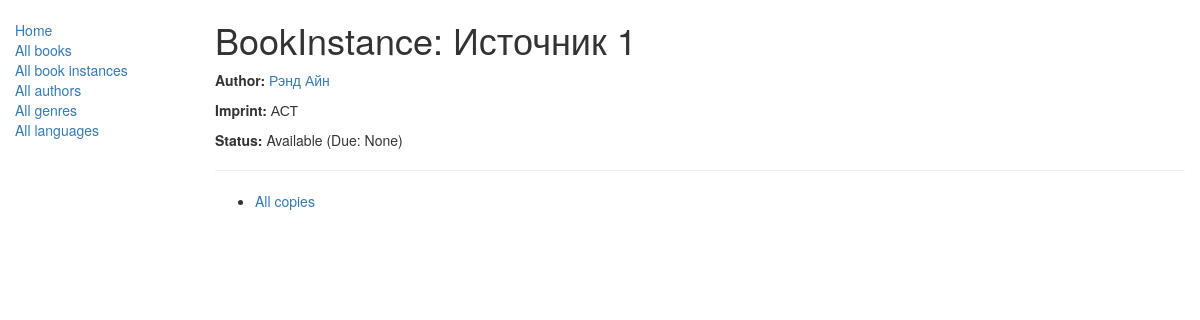
The page /catalog/bookinstance/ec4b87b1-f8a8-4260-b667-6806face69d2 on the database as committed earlier.
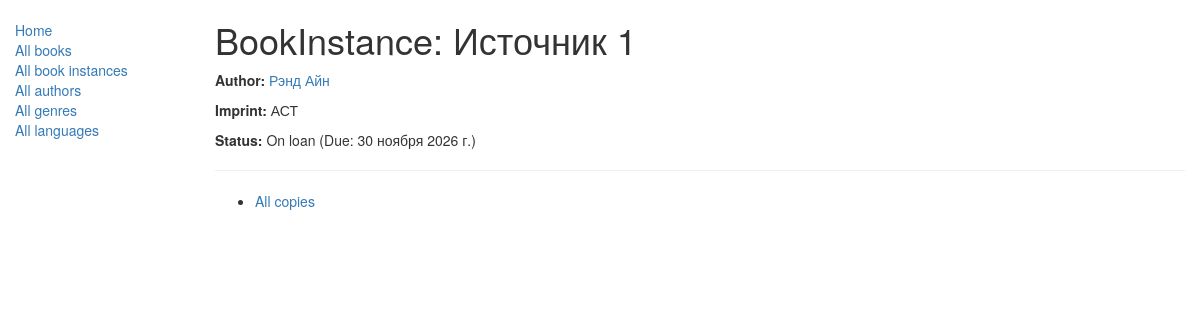
The same page on the database as committed later.
### catalog/models.py (models this page shows, shortened)
class BookInstance(models.Model):
    id = models.UUIDField(primary_key=True, default=uuid.uuid4, help_text="Уникальный идентификатор для конкретной книги.")
    book = models.ForeignKey('Book', on_delete=models.SET_NULL, null=True)
    imprint = models.CharField(max_length=200)
    due_back = models.DateField(null=True, blank=True)
    borrower = models.ForeignKey(settings.AUTH_USER_MODEL, on_delete=models.SET_NULL, null=True, blank=True)
    LOAN_STATUS = (
        ('m', 'Maintenance'),
        ('o', 'On loan'),
        ('a', 'Available'),
        ('r', 'Reserved'),
    )
    status = models.CharField(max_length=1, choices=LOAN_STATUS, blank=True, default='m', help_text="Наличие книги.")
    class Meta:
        ordering = ('due_back',)
        permissions = (("can_mark_returned", "Set book as returned"),)

class Book(models.Model):
    title = models.CharField(max_length=200)
    author = models.ForeignKey('Author', on_delete=models.SET_NULL, null=True)
    summary = models.TextField(max_length=1000, help_text='Добавьте описание для книги.')
    isbn = models.CharField('ISBN', max_length=13, help_text="13 Персонажей <a href='https://www.isbn-international.org/content/what-isbn'>ISBN</a>")
    genre = models.ManyToManyField('Genre', help_text="Выберите жанр для книги.")
    language = models.ForeignKey('Language', on_delete=models.SET_NULL, null=True)
    class Meta:
        ordering = ['title','author']
    def get_absolute_url(self):
        return reverse("book-detail", args=[str(self.id)])
    def display_genre(self):
        return ", ".join([genre.name for genre in self.genre.all()[:3] ])
    display_genre.short_description = 'Genre'

class Author(models.Model):
    first_name = models.CharField(max_length=100)
    last_name = models.CharField(max_length=100)
    date_of_birth = models.DateField(null=True, blank=True)
    date_of_death = models.DateField('Died', null=True, blank=True)
    def get_absolute_url(self):
        return reverse('author-detail', args=[str(self.id)])
    def __str__(self):
        return '%s %s' % (self.last_name, self.first_name)
    class Meta:
        ordering = ['last_name',]

### catalog/views.py (the view)
# urls.py: path('bookinstance/<uuid:pk>', views.BookInstanceDetailView.as_view(),
class BookInstanceDetailView(generic.DetailView):
    model = BookInstance

### catalog/templates/catalog/bookinstance_detail.html (shortened to what this page needs)
{% extends "base_generic.html" %}
{% block content %}
<h1>BookInstance: {{ bookinstance.book.title }}</h1>
<p><strong>Author:</strong> <a href="{{ bookinstance.book.author.get_absolute_url }}">{{ bookinstance.book.author }}</a></p>
<p><strong>Imprint:</strong> {{ bookinstance.imprint }}</p>
<p><strong>Status:</strong> {{ bookinstance.get_status_display }} {% if bookinstance.status != bookinstance.LoanStatus.AVAILABLE %} (Due: {{bookinstance.due_back}}){% endif %}</p>
<hr>
<ul>
  <li>
    <a href="{{ bookinstance.book.get_absolute_url }}">All copies</a>
  </li>
</ul>
{% endblock %}
{% block sidebar %}
  {{ block.super }}
{% endblock %}

Rows that differ between the two databases and show on the page:
changed BookInstance "АСТ": status "Available" → "On loan"; due_back "None" → "30 ноября 2026 г."
